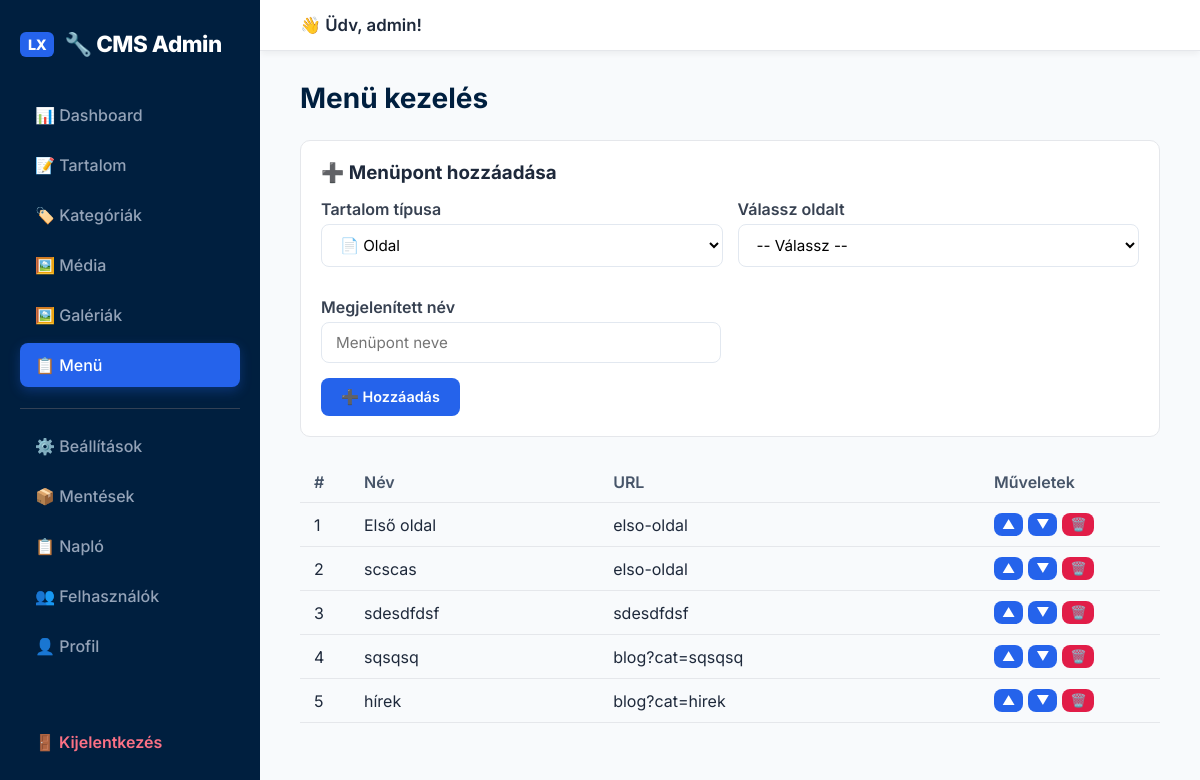
The app's page /admin/menu.php (signed in) with its own data.
### tables this page shows
CREATE TABLE `menus` (
  `id` int(11) NOT NULL AUTO_INCREMENT,
  `label` varchar(100) DEFAULT NULL,
  `url` varchar(255) DEFAULT NULL,
  `sort_order` int(11) DEFAULT 0,
  PRIMARY KEY (`id`)
);

### admin/menu.php (the view, shortened to what this page needs)
<?php
require_once '../config.php';
require_once 'layout.php';
$menus = $db->query('SELECT * FROM menus ORDER BY sort_order ASC')->fetchAll();
?>
<div style="background: #fff; padding: 20px; border-radius: 10px; border: 1px solid #e5e7eb; margin-bottom: 25px;">
    <h3 style="margin-bottom: 15px;">➕ Menüpont hozzáadása</h3>
    <form method="post">
        <div style="display: grid; grid-template-columns: 1fr 1fr; gap: 15px; margin-bottom: 15px;">
            <div class="form-group">
                <label>Tartalom típusa</label>
                <select id="menu-type" onchange="toggleMenuType()" style="width: 100%;">
                    <option value="page">📄 Oldal</option>
                </select>
            </div>
            <div class="form-group" id="page-selector">
                <label>Válassz oldalt</label>
                <select id="page-select" onchange="fillFromPage()" style="width: 100%;">
                    <option value="">-- Válassz --</option>
                </select>
            </div>
        </div>
        <div class="form-group" style="margin-bottom: 15px;">
            <label>Megjelenített név</label>
            <input type="text" id="label-input" name="label" placeholder="Menüpont neve" required
                style="width: 100%; max-width: 400px;">
        </div>
        <button type="submit" name="add" class="btn">➕ Hozzáadás</button>
    </form>
</div>
<?php if (empty($menus)): ?>
    <p style="color: #94a3b8;">Nincs még menüpont.</p>
<?php else: ?>
    <table>
        <thead>
            <tr>
                <th style="width: 50px;">#</th>
                <th>Név</th>
                <th>URL</th>
                <th style="width: 180px;">Műveletek</th>
            </tr>
        </thead>
        <tbody>
            <?php foreach ($menus as $index => $m): ?>
                <tr>
                    <td><?php echo $index + 1; ?></td>
                    <td><?php echo htmlspecialchars($m['label']); ?></td>
                    <td><?php echo htmlspecialchars($m['url']); ?></td>
                    <td>
                        <div style="display: flex; gap: 5px;">
                            <form method="post" style="display: inline;">
                                <button type="submit" class="btn" style="padding: 4px 8px; font-size: 0.8rem;"
                                    title="Fel">▲</button>
                            </form>
                            <form method="post" style="display: inline;">
                                <button type="submit" class="btn" style="padding: 4px 8px; font-size: 0.8rem;"
                                    title="Le">▼</button>
                            </form>
                            <form method="post" style="display: inline;" onsubmit="return confirm('Biztosan törlöd?');">
                                <button type="submit" class="btn btn-danger"
                                    style="padding: 4px 8px; font-size: 0.8rem;">🗑️</button>
                            </form>
                        </div>
                    </td>
                </tr>
            <?php endforeach; ?>
        </tbody>
    </table>
<?php endif; ?>

### admin/layout.php (style rules this page uses)
* { box-sizing: border-box; margin: 0; padding: 0; }
body { display: flex; font-family: 'Inter', system-ui, -apple-system, sans-serif; background: #f1f5f9; height: 100vh; overflow: hidden; color: #1e293b; }
input[type="text"], input[type="password"], input[type="url"], input[type="email"], input[type="number"], textarea, select { width: 100%; padding: 10px 14px; border: 1px solid #e2e8f0; border-radius: 8px; font-size: 0.95rem; font-family: inherit; background: #fff; transition: border-color 0.2s, box-shadow 0.2s; }
.btn { display: inline-flex; align-items: center; justify-content: center; gap: 8px; padding: 10px 20px; background: #2563eb; color: #fff; border: none; border-radius: 8px; cursor: pointer; font-size: 0.9rem; font-weight: 600; font-family: inherit; transition: all 0.2s; text-decoration: none; }
.btn-danger { background: #e11d48; }
table { width: 100%; border-collapse: collapse; margin-top: 15px; }
th, td { padding: 10px 14px; text-align: left; border-bottom: 1px solid #e5e7eb; }
th { background: #f8fafc; font-weight: 600; color: #475569; }
.form-group { margin-bottom: 15px; }
.form-group label { display: block; margin-bottom: 5px; font-weight: 600; color: #374151; }

### records on screen
menus: label "Első oldal", url "elso-oldal"
menus: label "scscas", url "elso-oldal"
menus: label "sdesdfdsf", url "sdesdfdsf"
menus: label "sqsqsq", url "blog?cat=sqsqsq"
menus: label "hírek", url "blog?cat=hirek"

### other values on screen
$_SESSION['admin_user'] "admin"
$pageTitle "Menü kezelés"
